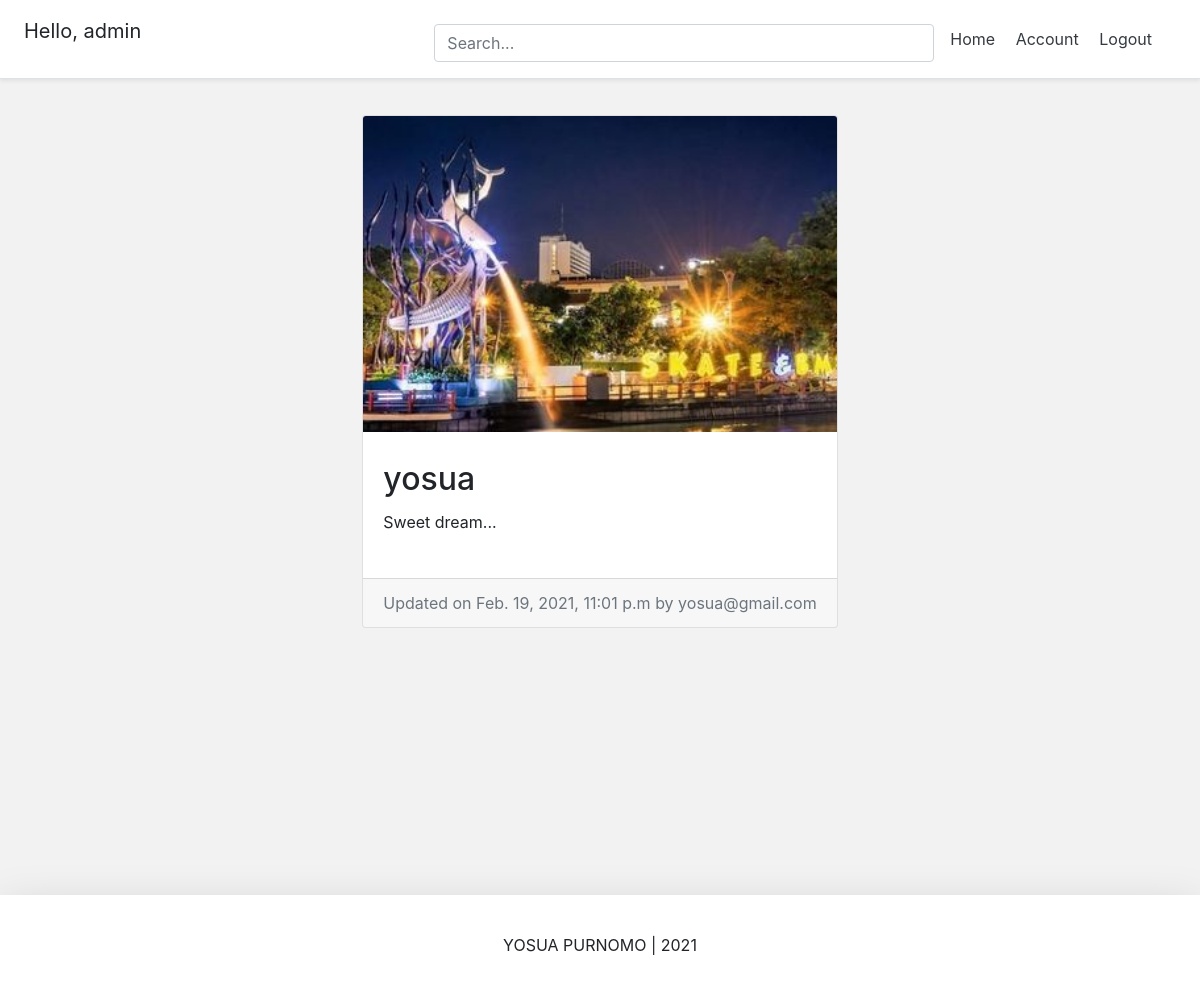
The page /post/yosua-2/ (signed in) on the database its author committed.
### Account/models.py (models this page shows, shortened)
class Account(AbstractBaseUser):
	email 			= models.EmailField(verbose_name='email', max_length=60, unique=True)
	username 		= models.CharField(max_length=30, unique=True)
	date_joined		= models.DateTimeField(verbose_name='date joined', auto_now_add=True)
	last_login		= models.DateTimeField(verbose_name='last login', auto_now=True)
	is_admin		= models.BooleanField(default=False)
	is_active		= models.BooleanField(default=True)
	is_staff		= models.BooleanField(default=False)
	is_superuser	= models.BooleanField(default=False)
	USERNAME_FIELD = 'email'
	REQUIRED_FIELDS = ['username']
	objects = AccountManage()
	def __str__(self):
		return self.email

### Post/models.py (models this page shows, shortened)
class PostModel(models.Model):
	caption			= models.TextField(max_length=5000, null=False, blank=True)
	image			= models.ImageField(upload_to=upload_location, null=False, blank=True)
	date_published	= models.DateTimeField(auto_now_add=True, verbose_name='date published')
	date_updated	= models.DateTimeField(auto_now=True, verbose_name='date updated')
	author			= models.ForeignKey(settings.AUTH_USER_MODEL, on_delete=models.CASCADE)
	slug 			= models.SlugField(blank=True, unique=True)

### Post/views.py (the view)
# urls.py: path('<slug>/', detail_view.as_view(), name='detail'),
class detail_view(DetailView):
	model = PostModel
	template_name = 'post/detail.html'
	context_object_name = 'post_model'

### Post/templates/post/detail.html (shortened to what this page needs)
{% extends 'base.html' %}
{% load static %}
{% block content %}
<link rel="stylesheet" type="text/css" href="{% static "post/detail.css" %}">
<div class="container">
	<div class="row">
		<div class="card m-auto">
			<img class="card-img-top" src="{{post_model.image.url}}">
			<div class="card-body my-2">
				<h2 class="card-title">{{post_model.author.username}}</h2>
				<p class="card-text">{{post_model.caption|linebreaksbr}}</p>
			</div>
			<div class="card-footer text-muted">
				Updated on {{post_model.date_updated}} by {{post_model.author}}
			</div>
		</div>
	</div>
</div>
{% endblock content %}

### templates/snippets/header.html (shortened to what this page needs)
{% load static %}
<link rel="stylesheet" type="text/css" href="{% static "css/header.css" %}">
<div class="d-flex flex-column flex-md-row align-items-center p-3 px-md-4 mb-3 bg-white border-bottom shadow-sm">
  <h5 class="my-0 mr-md-auto font-weight-normal">
  	{% if request.user.is_authenticated %}
  		<p>Hello, {{request.user.username}}</p>
  	{% endif %}
  </h5>
  <div class="search-bar mt-sm-2 mr-2">
  	<form onsubmit="return executeQuery();">
  		<input type="text" class="form-control" name="q" id="id_q" placeholder="Search...">
  	</form>
  </div>
  <nav class="my-2 my-md-0 mr-md-3">
  	{% if request.user.is_authenticated %}
	  	<a class="p-2 text-dark" href="{% url 'home' %}">Home</a>
	    <a class="p-2 text-dark" href="{% url 'account' %}">Account</a>
	    <a class="p-2 text-dark" href="{% url 'logout' %}">Logout</a>
	{% else %}
		<a class="p-2 text-dark" href="{% url 'home' %}">Home</a>
	    <a class="p-2 text-dark" href="{% url 'login' %}">Login</a>
	    <a class="btn btn-outline-primary" href="{% url 'register' %}">Register</a>
	{% endif %}
  </nav>
</div>

### static/css/header.css (style rules this page uses)
@media (min-width: 768px) { html { font-size: 16px; } }
.search-bar { max-width: 500px; width: 100%; }
form { width: 100%; }

### static/css/base.css (style rules this page uses)
body { background-color: #f2f2f2; }

### Post/static/post/detail.css (style rules this page uses)
.card { max-width: 700px; }
.container { padding: 20px; }

### rows shown on the page
Account: user.username "admin"
PostModel: image (picture), author.username "yosua", caption "Sweet dream...", date_updated "Feb. 19, 2021, 11:01 p.m", author "yosua@gmail.com"
